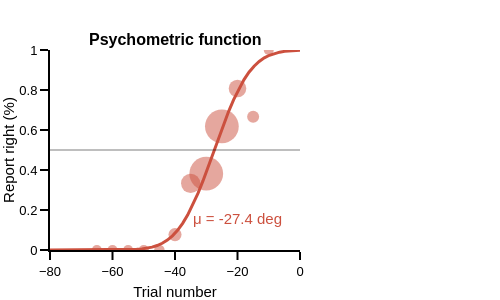

Here is the notebook cell this chart was saved with:
### Code cell
# subplot settings
rows, cols = 1, 1
fig_height, fig_width = 300, 400 * cols + 100
column_widths, row_heights = [1],[1]
sb_specs = [[{}]]
subplot_titles = ('<b>Psychometric function<b>', '')
fig = make_subplots(rows=rows, cols=cols, print_grid=False, vertical_spacing=0.2, horizontal_spacing=0.15, 
                    column_widths=column_widths, row_heights=row_heights, subplot_titles=subplot_titles)
df_pf_value['report_right_num_norm'] = np.array((df_pf_value.report_right_num-np.min(df_pf_value.report_right_num))/
                                                (np.max(df_pf_value.report_right_num)-np.min(df_pf_value.report_right_num)))


# compute psychometric function
# Parameter bounds are in the form [bias, threshold, lapse]
params = {'parmin': np.array([-100., 0., 0.0]), # The minimum allowable parameter values
          'parmax': np.array([30., 20., 0.]), # The maximum allowable parameter values
          'parstart': np.array([-0, 10., 0.]), # Non-zero starting parameters, used to try to avoid local minima
          'nfits': 300} # The number of fits to run

data = np.vstack((np.array(df_pf_value.angle_test),
                  np.array(df_pf_value.report_right_num),
                  np.array(df_pf_value.report_right_prct)
                  ))
pars, L = psy.mle_fit_psycho(data, 'erf_psycho', **params)
fit_x = np.linspace(-80,0,50)
fit_y = psy.erf_psycho(pars, fit_x)
fig.append_trace(go.Scatter(x=fit_x, y=fit_y,
                            mode='lines', marker_color=colors_panel[7], marker_opacity=1, 
                            line_width=3, marker_symbol='circle'), row=1, col=1)
fig.append_trace(go.Scatter(x=[-20], y=[0.15], mode="text", text="μ = {:2.1f} deg".format(pars[0]),
                         textfont_color=colors_panel[7], textfont_size=15), row=1, col=1)

# plot dots
base = 1.5
marker_sizes = base ** (df_pf_value.report_right_num_norm * 3)  # Adjust the exponent as needed
fig.append_trace(go.Scatter(x=df_pf_value.angle_test,
                            y=df_pf_value.report_right_prct,
                            marker_size=marker_sizes*10, 
                            mode='markers', marker_color=colors_panel[7], marker_opacity=0.5, line_width=3,
                            marker_line_width=0, marker_symbol='circle'), row=1, col=1)
fig.add_hline(y=0.5, opacity=0.25, row=1, col=1)

# axes settings
for row in np.arange(rows):
    for col in np.arange(cols):
        fig.update_xaxes(visible=True, ticklen=8, linewidth=template_specs['axes_width'], 
                         range=[-80,0], title='Trial number', row=row+1, col=col+1)
        fig.update_yaxes(visible=True, ticklen=8, linewidth=template_specs['axes_width'], 
                         title='Report right (%)', range=[0,1], row=row+1, col=col+1)
fig.layout.update(template=fig_template, width=fig_width, height=fig_height, margin_l=50, 
                  margin_r=200, margin_t=50, margin_b=50,  showlegend=False)
fig.show()
if not os.path.exists(fig_dir):os.mkdir(fig_dir)
fig.write_image('{}/{}_pfun.pdf'.format(fig_dir, subject))

### Figure 1 — Plotly figure (JSON) as saved in the notebook; plotly's stock layout.template omitted (floating-point values rounded to 4 significant figures)
{"data": [{"line": {"width": 3}, "marker": {"color": "rgb(204, 80, 62)", "opacity": 1, "symbol": "circle"}, "mode": "lines", "type": "scatter", "x": [-80.0, -78.37, -76.73, -75.1, -73.47, -71.84, -70.2, -68.57, -66.94, -65.31, -63.67, -62.04, -60.41, -58.78, -57.14, -55.51, -53.88, -52.24, -50.61, -48.98, -47.35, -45.71, -44.08, -42.45, -40.82, -39.18, -37.55, -35.92, -34.29, -32.65, -31.02, -29.39, -27.76, -26.12, -24.49, -22.86, -21.22, -19.59, -17.96, -16.33, -14.69, -13.06, -11.43, -9.796, -8.163, -6.531, -4.898, -3.265, -1.633, 0.0], "xaxis": "x", "y": [3.893e-09, 1.111e-08, 3.074e-08, 8.242e-08, 2.142e-07, 5.397e-07, 1.318e-06, 3.121e-06, 7.166e-06, 1.595e-05, 3.444e-05, 7.21e-05, 0.0001464, 0.0002884, 0.0005512, 0.001022, 0.00184, 0.003214, 0.005451, 0.008978, 0.01436, 0.02232, 0.03373, 0.04954, 0.07077, 0.09839, 0.1332, 0.1756, 0.2258, 0.2831, 0.3467, 0.4149, 0.4857, 0.5571, 0.6266, 0.6922, 0.7522, 0.8053, 0.8508, 0.8886, 0.919, 0.9427, 0.9606, 0.9736, 0.9828, 0.9891, 0.9933, 0.996, 0.9977, 0.9987], "yaxis": "y"}, {"mode": "text", "text": "μ = -27.4 deg", "textfont": {"color": "rgb(204, 80, 62)", "size": 15}, "type": "scatter", "x": [-20], "xaxis": "x", "y": [0.15], "yaxis": "y"}, {"line": {"width": 3}, "marker": {"color": "rgb(204, 80, 62)", "line": {"width": 0}, "opacity": 0.5, "size": [10.23, 10.23, 10.23, 10.23, 10.46, 13.1, 19.22, 33.75, 33.75, 17.56, 11.97, 10.0], "symbol": "circle"}, "mode": "markers", "type": "scatter", "x": [-65, -60, -55, -50, -45, -40, -35, -30, -25, -20, -15, -10], "xaxis": "x", "y": [0.0, 0.0, 0.0, 0.0, 0.0, 0.07692, 0.3333, 0.3818, 0.6182, 0.8077, 0.6667, 1.0], "yaxis": "y"}], "layout": {"annotations": [{"font": {"size": 16}, "showarrow": false, "text": "<b>Psychometric function<b>", "x": 0.5, "xanchor": "center", "xref": "paper", "y": 1, "yanchor": "bottom", "yref": "paper"}], "height": 300, "margin": {"b": 50, "l": 50, "r": 200, "t": 50}, "shapes": [{"opacity": 0.25, "type": "line", "x0": 0, "x1": 1, "xref": "x domain", "y0": 0.5, "y1": 0.5, "yref": "y"}], "showlegend": false, "width": 500, "xaxis": {"anchor": "y", "domain": [0, 1], "linewidth": 2, "range": [-80, 0], "ticklen": 8, "title": {"text": "Trial number"}, "visible": true}, "yaxis": {"anchor": "x", "domain": [0, 1], "linewidth": 2, "range": [0, 1], "ticklen": 8, "title": {"text": "Report right (%)"}, "visible": true}}}
